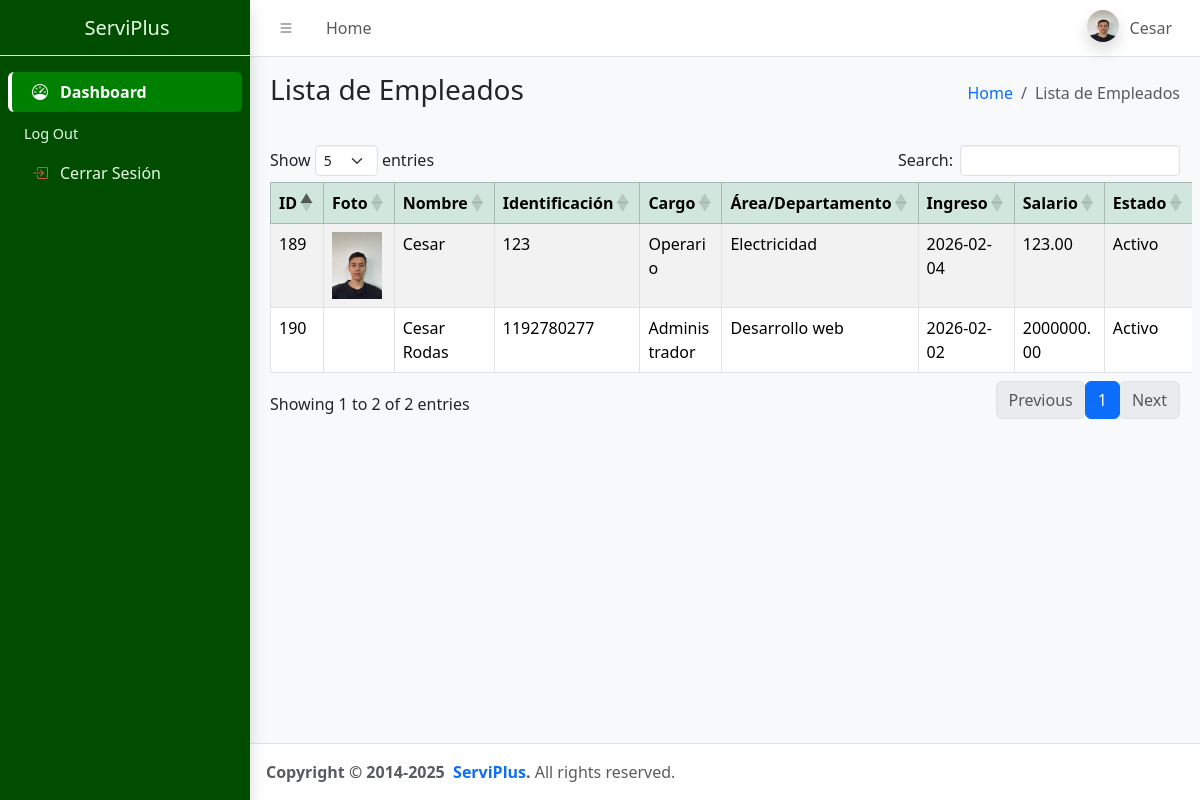
/index.php (signed in), run on the app's committed database.
### tables this page shows
CREATE TABLE `empleados` (
  `IDempleado` int(11) NOT NULL,
  `nombre` varchar(70) NOT NULL,
  `numDocumento` int(11) NOT NULL,
  `cargo_id` int(11) NOT NULL,
  `departamento_id` int(11) NOT NULL,
  `fechaIngreso` date NOT NULL,
  `salarioBase` decimal(10,2) NOT NULL,
  `estado` varchar(45) NOT NULL,
  `correoElectronico` varchar(100) NOT NULL,
  `telefono` varchar(45) NOT NULL,
  `imagen` varchar(255) NOT NULL,
  `password` varchar(150) NOT NULL
);

CREATE TABLE `cargos` (
  `IDcargo` int(11) NOT NULL,
  `nombreCargo` varchar(70) NOT NULL,
  `estadoCargo` varchar(75) NOT NULL
);

CREATE TABLE `departamentos` (
  `IDdepartamento` int(11) NOT NULL,
  `nombreDepartamento` varchar(75) NOT NULL,
  `estadoDepartamento` varchar(75) NOT NULL
);

### modelo/MySQL.php (called while the page is built, shortened)
<?php
class MySQL {
    private $ipServidor = "localhost";
    private $usuarioBase = "root";
    private $contrasena = "";
    private $nombreBaseDatos = "serviplus";
    private $conexion;
    public function conectar() {
        $this->conexion = mysqli_connect($this->ipServidor, $this->usuarioBase, $this->contrasena, $this->nombreBaseDatos);
        mysqli_set_charset($this->conexion, "utf8");
    }
    public function efectuarConsulta($consulta) {
        mysqli_query($this->conexion, "SET NAMES 'utf8'");
        mysqli_query($this->conexion, "SET CHARACTER SET 'utf8'");
        $resultado = mysqli_query($this->conexion, $consulta);
        return $resultado;
    }
}
?>

### index.php (the view, shortened to what this page needs)
<?php
require_once 'modelo/MySQL.php';
$rol = $_SESSION['cargo'];
$nombre = $_SESSION['nombre_usuario'];
$foto = $_SESSION['fotoPerfil'];
$mysql = new MySQL();
$mysql->conectar();
$resultado = $mysql->efectuarConsulta("SELECT empleados.IDempleado,empleados.imagen, empleados.nombre, empleados.numDocumento, cargos.nombreCargo AS cargo, departamentos.nombreDepartamento AS area, empleados.fechaIngreso, empleados.salarioBase, empleados.estado, empleados.correoElectronico, empleados.telefono FROM empleados inner join cargos on empleados.cargo_id = cargos.IDcargo  inner join departamentos on empleados.departamento_id = departamentos.IDdepartamento");
$consultaCargo = $mysql->efectuarConsulta("SELECT nombreCargo FROM cargos WHERE IDcargo='$rol'");
?>
<!doctype html>
<html lang="en">
<head>
  <link
    rel="stylesheet"
    href="https://cdn.jsdelivr.net/npm/@fontsource/source-sans-3@5.0.12/index.css"
    media="print"
    onload="this.media='all'" />
  <link
    rel="stylesheet"
    href="https://cdn.jsdelivr.net/npm/overlayscrollbars@2.11.0/styles/overlayscrollbars.min.css"
 />
  <link
    rel="stylesheet"
    href="https://cdn.jsdelivr.net/npm/bootstrap-icons@1.13.1/font/bootstrap-icons.min.css"
 />
  <link rel="stylesheet" href="./css/adminlte.css" />
  <link rel="stylesheet" href="./css/style.css">
  <link
    rel="stylesheet"
    href="https://cdn.jsdelivr.net/npm/apexcharts@3.37.1/dist/apexcharts.css"
 />
  <link
    rel="stylesheet"
    href="https://cdn.jsdelivr.net/npm/jsvectormap@1.5.3/dist/css/jsvectormap.min.css"
 />
  <link rel="stylesheet" href="https://cdn.datatables.net/1.13.7/css/dataTables.bootstrap5.min.css">
  <link rel="stylesheet" href="https://cdn.datatables.net/responsive/2.5.0/css/responsive.bootstrap5.min.css">
  <link href="https://cdn.datatables.net/columncontrol/1.1.0/css/columnControl.dataTables.min.css" rel="stylesheet">
</head>
<body class="layout-fixed sidebar-expand-lg sidebar-open bg-body-tertiary">
  <div class="app-wrapper">
    <nav class="app-header navbar navbar-expand bg-body">
      <div class="container-fluid">
        <ul class="navbar-nav">
          <li class="nav-item">
            <a class="nav-link" data-lte-toggle="sidebar" href="index.php" role="button">
              <i class="bi bi-list"></i>
            </a>
          </li>
          <li class="nav-item d-none d-md-block">
            <a href="index.php" class="nav-link">Home</a>
          </li>
        </ul>
        <ul class="navbar-nav ms-auto">
          <li class="nav-item dropdown user-menu">
            <a href="#" class="nav-link dropdown-toggle" data-bs-toggle="dropdown">
              <img
                src="<?php echo $foto ?>"
                class="user-image rounded-circle shadow"
                alt="User Image" />
              <span class="d-none d-md-inline"> <?php echo $nombre; ?> </span>
            </a>
          </li>
        </ul>
      </div>
    </nav>
    <aside class="app-sidebar verde shadow">
      <div class="sidebar-brand">
        <a href="./index.php" class="brand-link">
          <span class="title"> ServiPlus</span>
        </a>
      </div>
      <div class="sidebar-wrapper">
        <nav class="mt-2">
          <ul
            class="nav sidebar-menu flex-column"
            data-lte-toggle="treeview"
            role="navigation"
            aria-label="Main navigation"
            data-accordion="false"
            id="navigation">
            <li class="nav-item">
              <a href="./index.php" class="nav-link active">
                <i class="nav-icon bi bi-speedometer"></i>
                <p>
                  Dashboard
                </p>
              </a>
          <li class="nav-header">Log Out</li>
          <li class="nav-item">
            <a href="controller/logout.php" class="nav-link">
              <i class="nav-icon bi bi-box-arrow-in-right logout-link "></i>
              <p>
                Cerrar Sesión
              </p>
            </a>
          </li>
          </ul>
        </nav>
      </div>
    </aside>
    <main class="app-main">
      <div class="app-content-header">
        <div class="container-fluid">
          <div class="row">
            <div class="col-sm-6">
              <h3 class="mb-0">Lista de Empleados</h3>
            </div>
            <div class="col-sm-6">
              <ol class="breadcrumb float-sm-end">
                <li class="breadcrumb-item"><a href="#">Home</a></li>
                <li class="breadcrumb-item active" aria-current="page">Lista de Empleados</li>
              </ol>
            </div>
          </div>
        </div>
      </div>
      <div class="app-content">
        <div class="container-fluid">
          <div class="row">
            <div class="table-responsive">
              <table id="tablaEmpleados" class="table table-striped table-bordered" width="100%">
                <thead class="table-success">
                  <tr>
                    <th>ID</th>
                    <th>Foto</th>
                    <th>Nombre</th>
                    <th>Identificación</th>
                    <th>Cargo</th>
                    <th>Área/Departamento</th>
                    <th>Ingreso</th>
                    <th>Salario</th>
                    <th>Estado</th>
                  </tr>
                </thead>
                <tbody>
                  <?php while ($fila = $resultado->fetch_assoc()): ?>
                    <tr>
                      <td><?php echo $fila['IDempleado']; ?></td>
                      <td> <img src="<?php echo $fila['imagen']; ?>" width="50"> </td>
                      <td><?php echo $fila['nombre']; ?></td>
                      <td><?php echo $fila['numDocumento']; ?></td>
                      <td><?php echo $fila['cargo']; ?></td>
                      <td><?php echo $fila['area']; ?></td>
                      <td><?php echo $fila['fechaIngreso']; ?></td>
                      <td><?php echo $fila['salarioBase']; ?></td>
                      <td><?php echo $fila['estado']; ?></td>
                    </tr>
                  <?php endwhile; ?>
                </tbody>
              </table>
            </div>
          </div>
        </div>
      </div>
    </main>
    <footer class="app-footer">
      <strong>
        Copyright &copy; 2014-2025&nbsp;
        <a href="https://adminlte.io" class="text-decoration-none">ServiPlus</a>.
      </strong>
      All rights reserved.
    </footer>
  </div>
</body>
</html>

### css/style.css (style rules this page uses)
aside.app-sidebar.verde { background-color: #004d00 !important; color: #e6ffe6 !important; }
aside.app-sidebar.verde .nav-link, aside.app-sidebar.verde .title, aside.app-sidebar.verde .nav-header { color: #e6ffe6 !important; border-left: 4px solid transparent; transition: all 0.2s ease-in-out; }
aside.app-sidebar.verde .nav-link.active { background-color: #008000 !important; color: #ffffff !important; font-weight: 600; border-left-color: #ffffff; }
aside.app-sidebar.verde .logout-link { color: #ff6347 !important; opacity: 0.8; }
.title, .nav-header { color: #e6ffe6 !important; }

### data on the page
empleados: IDempleado "189", imagen (picture), nombre "Cesar", numDocumento "123", cargo.nombreCargo "Operario", departamento.nombreDepartamento "Electricidad", fechaIngreso "2026-02-04", salarioBase "123.00", estado "Activo"
empleados: IDempleado "190", nombre "Cesar Rodas", numDocumento "1192780277", cargo.nombreCargo "Administrador", departamento.nombreDepartamento "Desarrollo web", fechaIngreso "2026-02-02", salarioBase "2000000.00", estado "Activo"

### other printed values
$nombre "Cesar"
